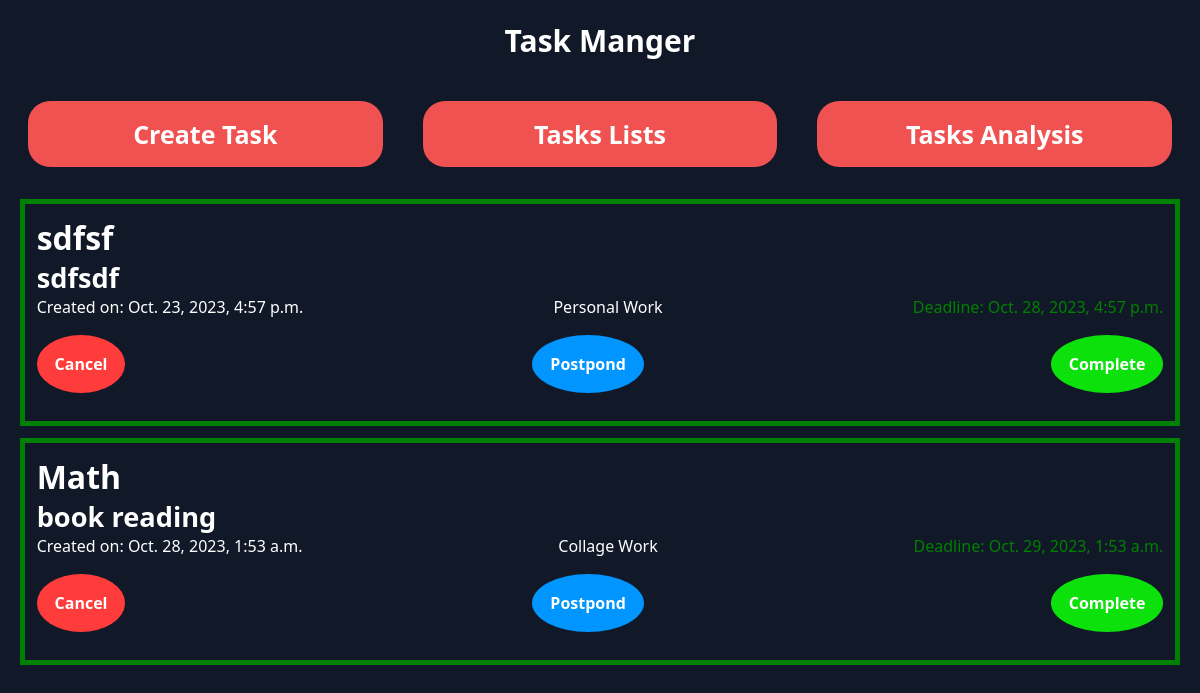
The page / on the database its author committed.
### TaskManager/models.py (models this page shows)
class Tasks(models.Model):
    Title = models.CharField(max_length=100)
    Description = models.CharField(max_length = 500)
    Tag = models.ForeignKey("Tag",on_delete=models.CASCADE)
    Timeline = models.DateTimeField()
    Created = models.DateTimeField(default=datetime.datetime.now)
    Status = models.CharField(max_length=2,default="ot") #ontime = ot; late = lt;
    Is_completed = models.BooleanField(default=False)

class Tag(models.Model):
    Tg_name = models.CharField(max_length=20)
    Tg_priority = models.IntegerField(default=0)

### TaskManager/views.py (the view)
def load_landingPage(request):
    if request.method == "POST":
        task_title = request.POST.get('title')
        task_des = request.POST.get('des')
        task_time = request.POST.get('datetime')
        task_tag = request.POST.get('tag_sel')
        task_instance = Tasks(Title = task_title,Description = task_des,Timeline = task_time,Tag = Tag.objects.get(Tg_name = task_tag))
        task_instance.save()
        return redirect('main_page')
    elif request.method == "GET":
        data = Tasks.objects.all()
        for i in data:
            if i.Timeline < timezone.now():
                i.Status = 'lt'
                i.save()
    return render(request,'landing.html',{
        'alltags': Tag.objects.all(),
        'alltasks': Tasks.objects.all(),
    })

### Templates/landing.html (shortened to what this page needs)
{% include 'layout.html' %}
{% block body %}
<div class="tasklist" id="task_list_maincnt">
    {% if alltasks %}
        {% for task in alltasks %}
            {% if task.Is_completed == False %}
                <div class="active_task_area"
                {% if task.Status == "ot"%} style="border-color: green;"
                {% elif task.Status == "lt"%} style="border-color: red;"
                {% elif task.Status == "dt"%} style="border-color: rgb(61, 61, 61);"
                {% endif %}>
                    <div class="task_titile">{{task.Title}}</div>
                    <div class="task_des">
                        <span>{{task.Description}}</span>
                    </div>
                    <div class="task_dates">
                        <div class="task_create_date">Created on: {{task.Created}}</div>
                        <div class="task_tag">{{task.Tag.Tg_name}}</div>
                        {% if  task.Status == "ot" %}
                            <div class="task_timl_date" style="color: green;">Deadline: {{task.Timeline}}</div>
                        {% elif task.Status == "lt" %}
                            <div class="task_timl_date" style="color: red;">Deadline: {{task.Timeline}}</div>
                        {% endif %}
                    </div>
                    <div class="btnarea">
                        <a type="submit" class="cncl_btn" href="{% url 'delte_task' task.id %}">Cancel</a>
                        <a type="submit" class="post_btn" href="{% url 'postpond_task' task.id %}">Postpond</a>
                        <a type="submit" class="com_btn" href="{% url 'complete_task' task.id %}">Complete</a>
                    </div>
                </div>
            {% endif %}
        {% endfor %}
    {% endif %}
</div>
{% endblock %}

### static/style.css (style rules this page uses)
:root { --back_color : #111827; --btn_color_bg: #F05252; --btn_color_fg: #ffffff; --btn_color_bg_hover: #0095ff; --btn_color_fg_hover: #ffffff; --font_style:'Segoe UI', Tahoma, Geneva, Verdana, sans-serif; --border_color: #474747; --border_active_color: rgb(32, 151, 255); --task_card_text_color: white; }
* { font-family: var(--font_style); }
body { background-color:var(--back_color); overflow-y:visible; }
.active_task_area { margin: 1%; padding: 1%; border: 5px solid var(--border_active_color); color: var(--task_card_text_color); }
.task_titile { font-style: var(--font_style); font-weight: bolder; font-size: 200%; }
.task_des { width: auto; display: flex; justify-content: space-between; font-weight: bold; font-size: 170%; }
.task_dates { display: flex; justify-content: space-between; font-size: 100%; }
.btnarea { margin-top: 1.5%; margin-bottom: 1.5%; display: flex; justify-content: space-between; }
.com_btn,.post_btn,.cncl_btn { font-size: 100%; font-weight: bolder; color: var(--btn_color_fg); padding: 1.5%; border: 1px solid transparent; border-radius: 100%; text-decoration: none; }
.com_btn { background-color: rgb(12, 225, 12); }
.post_btn { background-color: #0095ff; }
.cncl_btn { background-color: rgb(255, 60, 60); }

### rows shown on the page
Tasks: Title "sdfsf", Description "sdfsdf", Created "Oct. 23, 2023, 4:57 p.m.", Tag.Tg_name "Personal Work", Timeline "Oct. 28, 2023, 4:57 p.m."
Tasks: Title "Math", Description "book reading", Created "Oct. 28, 2023, 1:53 a.m.", Tag.Tg_name "Collage Work", Timeline "Oct. 29, 2023, 1:53 a.m."
